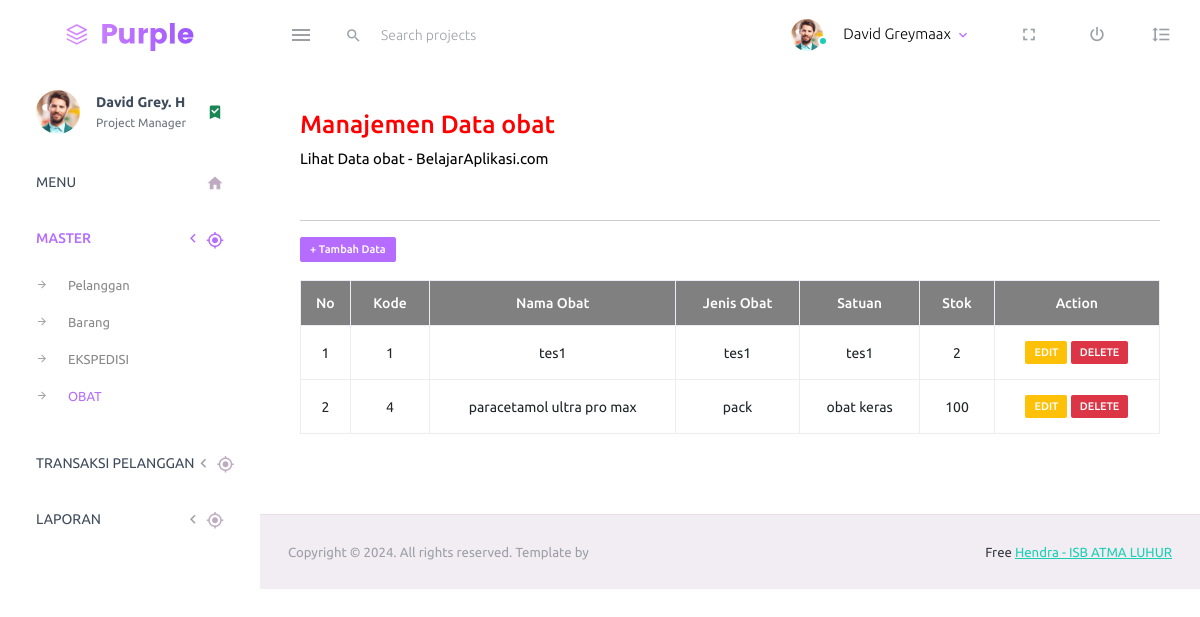
Page /index.php/obat on the committed database.
### tables this page shows
CREATE TABLE obat (
	kd_obat  VARCHAR(5) PRIMARY KEY,
	nm_obat VARCHAR(50) NOT NULL,
	satuan VARCHAR(15) NOT NULL,
	jenis_obat VARCHAR(25) NOT NULL,
	stok INT(3) NOT NULL
);

### application/views/layout/wrapper.php (called while the page is built)
<?php
	require_once('header.php');
	require_once('menu.php');
	require_once('konten.php');
	require_once('footer.php');
?>

### application/controllers/Obat.php (called while the page is built, shortened)
<?php
	class obat extends CI_Controller {
		public function __construct() {
			$this->load->model('obat_model');
			$this->load->model('General_model');
		}
		function index() {
			$query = $this->obat_model->data_obat();
			$data = array(
				'title' => 'Halaman Dashboard Administrator E-Commerce',
				'isi'   => 'obat/obat_view',
				'data'  => $query
			);
			$this->load->view('layout/wrapper', $data);
		}
	}
?>

### index.php (called while the page is built, shortened)
<?php
require_once BASEPATH.'core/CodeIgniter.php';

### application/views/layout/konten.php (called while the page is built)
<?php
	if ($isi) {
		$this->load->view($isi);
	}
?>

### application/models/Obat_model.php (called while the page is built, shortened)
<?php
	class obat_model extends CI_Model {
		public function data_obat() {
			$query = $this->db->query("select * from obat");
			if($query->num_rows() > 0) {
				return $query->result();
			}
		}
	}
?>

### application/views/obat/obat_view.php (the view)
<div class="row">
	<div class="col-12 grid-margin">
		<div class="card">
			<div class="card-body">
				<h3 align="left" style="color:red;">Manajemen Data obat<br></h3>
				<p align="left" style="color:black;">Lihat Data obat - BelajarAplikasi.com<br></p><br>
				<hr>
				<a href="<?php echo base_url() ?>obat/tambah"><span class="badge badge-primary btn-sm">+ Tambah
						Data</span></a><br><br>
				<table id="tabel-akademik" class="table table-bordered" border="1">
					<thead>
						<tr class="warning" align="center" style="background: grey;color:white;font-weight: bold;">
							<th scope="col" width="3%">No</th>
							<th scope="col">Kode</th>
							<th scope="col">Nama Obat</th>
							<th scope="col">Jenis Obat</th>
							<th scope="col">Satuan</th>
							<th scope="col">Stok</th>
							<th scope="col">Action</th>
						</tr>
					</thead>
					<tbody>
						<?php
								$no= 1;
								if (isset($data)) {
									foreach ($data as $list) { ?>
									<tr class="active" align="center">
										<td><?php echo $no; ?></td>
										<td><?php echo $list->kd_obat; ?></td>
										<td><?php echo $list->nm_obat; ?></td>
										<td><?php echo $list->satuan; ?></td>
										<td><?php echo $list->jenis_obat; ?></td>
										<td><?php echo $list->stok; ?></td>
										<td>
											<a href="<?php echo base_url() ?>obat/edit/<?php echo $list->kd_obat; ?>"><span
													class="badge bg-warning">EDIT</span></a>
											<a href="<?php echo base_url() ?>obat/delete/<?php echo $list->kd_obat; ?>"><span
													class="badge bg-danger">DELETE</span></a>
										</td>
									</tr>
									<?php $no++;
								}
							} ?>
					</tbody>
				</table>
			</div>
		</div>
	</div>
</div>

### application/views/layout/header.php (shortened to what this page needs)
<!DOCTYPE html>
<html lang="en">
  <head>
    <link rel="stylesheet" href="<?php echo base_url() ?>assets/vendors/mdi/css/materialdesignicons.min.css">
    <link rel="stylesheet" href="<?php echo base_url() ?>assets/vendors/css/vendor.bundle.base.css">
    <link rel="stylesheet" href="<?php echo base_url() ?>assets/css/style.css">
  </head>
  <body>
      <nav class="navbar default-layout-navbar col-lg-12 col-12 p-0 fixed-top d-flex flex-row">
        <div class="text-center navbar-brand-wrapper d-flex align-items-center justify-content-center">
          <a class="navbar-brand brand-logo" href="index.html"><img src="assets/images/logo.svg" alt="logo" /></a>
        </div>
        <div class="navbar-menu-wrapper d-flex align-items-stretch">
          <button class="navbar-toggler navbar-toggler align-self-center" type="button" data-toggle="minimize">
            <span class="mdi mdi-menu"></span>
          </button>
          <div class="search-field d-none d-md-block">
            <form class="d-flex align-items-center h-100" action="#">
              <div class="input-group">
                <div class="input-group-prepend bg-transparent">
                  <i class="input-group-text border-0 mdi mdi-magnify"></i>
                </div>
                <input type="text" class="form-control bg-transparent border-0" placeholder="Search projects">
              </div>
            </form>
          </div>
          <ul class="navbar-nav navbar-nav-right">
            <li class="nav-item nav-profile dropdown">
              <a class="nav-link dropdown-toggle" id="profileDropdown" href="#" data-bs-toggle="dropdown" aria-expanded="false">
                <div class="nav-profile-img">
                  <img src="assets/images/faces/face1.jpg" alt="image">
                  <span class="availability-status online"></span>
                </div>
                <div class="nav-profile-text">
                  <p class="mb-1 text-black">David Greymaax</p>
                </div>
              </a>
            </li>
            <li class="nav-item d-none d-lg-block full-screen-link">
              <a class="nav-link">
                <i class="mdi mdi-fullscreen" id="fullscreen-button"></i>
              </a>
            </li>
            <li class="nav-item nav-logout d-none d-lg-block">
              <a class="nav-link" href="#">
                <i class="mdi mdi-power"></i>
              </a>
            </li>
            <li class="nav-item nav-settings d-none d-lg-block">
              <a class="nav-link" href="#">
                <i class="mdi mdi-format-line-spacing"></i>
              </a>
            </li>
          </ul>
        </div>
      </nav>

### application/views/layout/menu.php (shortened to what this page needs)
<div class="container-fluid page-body-wrapper">
        <nav class="sidebar sidebar-offcanvas" id="sidebar">
          <ul class="nav">
            <li class="nav-item nav-profile">
              <a href="#" class="nav-link">
                <div class="nav-profile-image">
                  <img src="assets/images/faces/face1.jpg" alt="profile">
                </div>
                <div class="nav-profile-text d-flex flex-column">
                  <span class="font-weight-bold mb-2">David Grey. H</span>
                  <span class="text-secondary text-small">Project Manager</span>
                </div>
                <i class="mdi mdi-bookmark-check text-success nav-profile-badge"></i>
              </a>
            </li>
            <li class="nav-item">
              <a class="nav-link" href="<?php echo base_url() ?>dashboard">
                <span class="menu-title">MENU</span>
                <i class="mdi mdi-home menu-icon"></i>
              </a>
            </li>
            <li class="nav-item">
              <a class="nav-link" data-bs-toggle="collapse" href="#ui-master" aria-expanded="false" aria-controls="ui-basic">
                <span class="menu-title">MASTER</span>
                <i class="menu-arrow"></i>
                <i class="mdi mdi-crosshairs-gps menu-icon"></i>
              </a>
              <div class="collapse" id="ui-master">
                <ul class="nav flex-column sub-menu">
                  <li class="nav-item"> <a class="nav-link" href="<?php echo base_url() ?>pelanggan">Pelanggan</a></li>
                  <li class="nav-item"> <a class="nav-link" href="<?php echo base_url() ?>barang">Barang</a></li>
				  				<li class="nav-item"> <a class="nav-link" href="<?php echo base_url() ?>ekspedisi">EKSPEDISI</a></li>
									<li class="nav-item"> <a class="nav-link" href="<?php echo base_url() ?>obat">OBAT</a></li>
                </ul>
              </div>
            </li>
			<li class="nav-item">
              <a class="nav-link" data-bs-toggle="collapse" href="#ui-transaction" aria-expanded="false" aria-controls="ui-basic">
                <span class="menu-title">TRANSAKSI PELANGGAN</span>
                <i class="menu-arrow"></i>
                <i class="mdi mdi-crosshairs-gps menu-icon"></i>
              </a>
									</li><li class="nav-item"><a class="nav-link" href="<?php echo base_url() ?>laporan/laporan_view_form">Laporan Penjualan</a></li>
                </ul>
              </div>
			<li class="nav-item">
              <a class="nav-link" data-bs-toggle="collapse" href="#ui-report" aria-expanded="false" aria-controls="ui-basic">
                <span class="menu-title">LAPORAN</span>
                <i class="menu-arrow"></i>
                <i class="mdi mdi-crosshairs-gps menu-icon"></i>
              </a>
            </li>
        <div class="main-panel">

### application/views/layout/footer.php (shortened to what this page needs)
          <footer class="footer">
            <div class="container-fluid d-flex justify-content-between">
              <span class="text-muted d-block text-center text-sm-start d-sm-inline-block">Copyright © 2024. All rights reserved. Template by</span>
              <span class="float-none float-sm-end mt-1 mt-sm-0 text-end"> Free <a href="https://www.bootstrapdash.com/bootstrap-admin-template/" target="_blank">Hendra - ISB ATMA LUHUR</a></span>
            </div>
          </footer>
        </div>
  </body>
</html>

### rows in the picture
obat: kd_obat "1", nm_obat "tes1", satuan "tes1", jenis_obat "tes1", stok "2"
obat: kd_obat "4", nm_obat "paracetamol ultra pro max", satuan "pack", jenis_obat "obat keras", stok "100"
